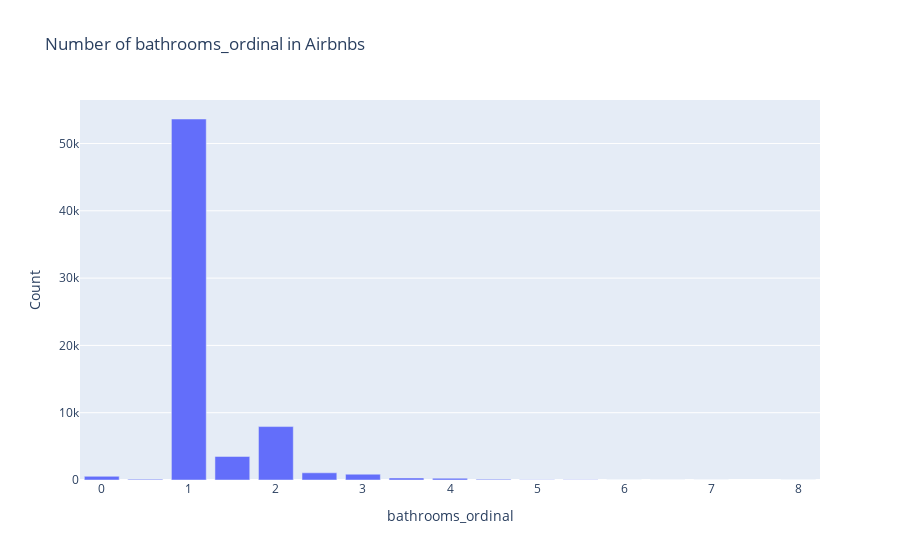
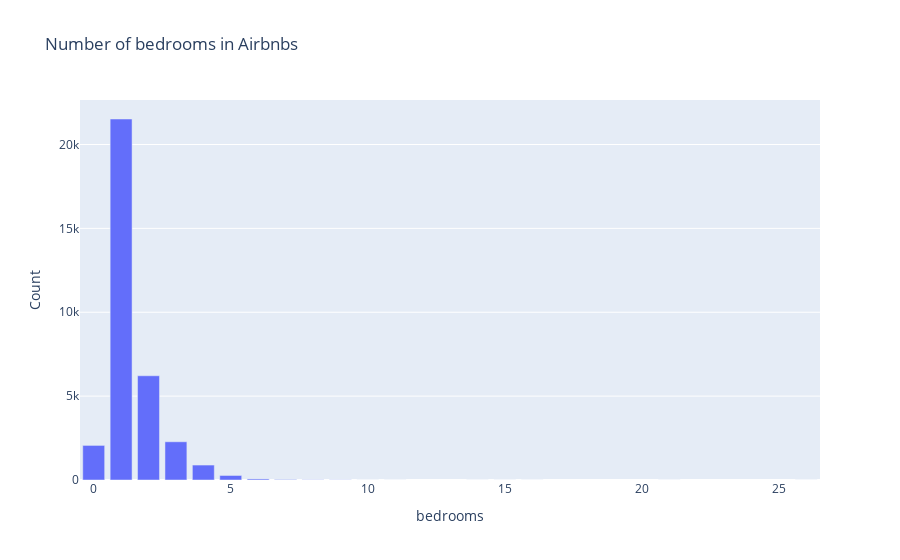
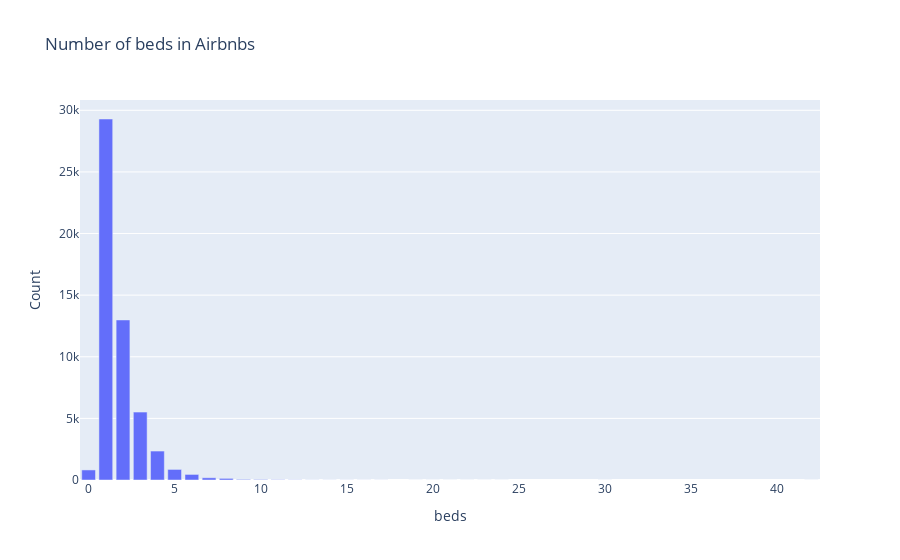
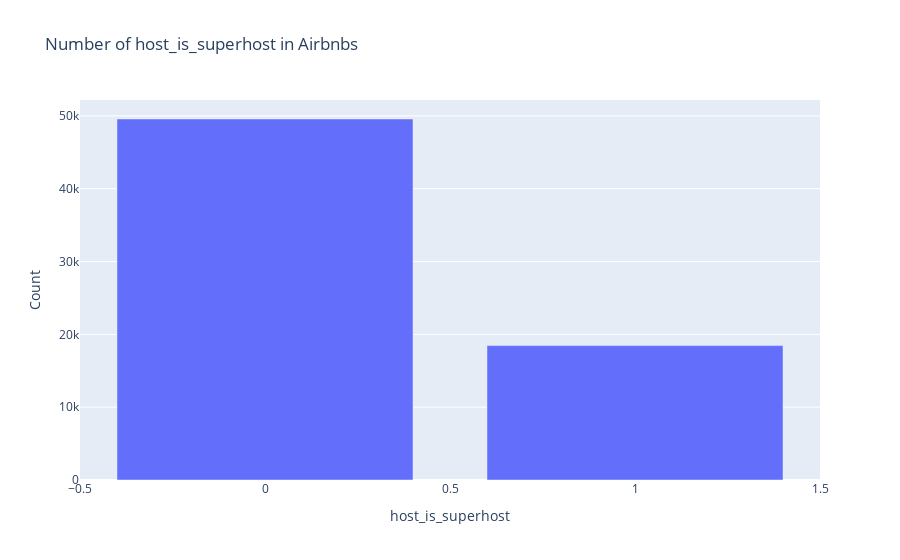

The notebook cell saved with these charts, in order:
### Code cell
feature = ['bathrooms_ordinal', 'bedrooms', 'beds', 'host_is_superhost']

for i in feature:
    feature_counts = correlation_df[i].value_counts().reset_index()
    feature_counts.columns = [i, 'Count']

    # Plot the counts of unique values for 'bathrooms'
    fig_1 = px.bar(feature_counts, x=i, y='Count', title='Number of ' + i + ' in Airbnbs')
    fig_1.update_xaxes(title=i)
    fig_1.update_yaxes(title='Count')
    fig_1.show()

### Figure 1 — Plotly figure (JSON) as saved in the notebook; plotly's stock layout.template omitted (floating-point values rounded to 4 significant figures)
{"data": [{"alignmentgroup": "True", "hovertemplate": "bathrooms_ordinal=%{x}<br>Count=%{y}<extra></extra>", "legendgroup": "", "marker": {"color": "#636efa", "pattern": {"shape": ""}}, "name": "", "offsetgroup": "", "orientation": "v", "showlegend": false, "textposition": "auto", "type": "bar", "x": [1, 2, 1.5, 2.5, 3, 0, 3.5, 4, 0.5, 4.5, 5, 5.5, 6, 8, 6.5, 7], "xaxis": "x", "y": [53643, 7939, 3499, 1068, 862, 547, 300, 263, 117, 109, 38, 20, 14, 10, 8, 4], "yaxis": "y"}], "layout": {"barmode": "relative", "legend": {"tracegroupgap": 0}, "title": {"text": "Number of bathrooms_ordinal in Airbnbs"}, "xaxis": {"anchor": "y", "domain": [0, 1], "title": {"text": "bathrooms_ordinal"}}, "yaxis": {"anchor": "x", "domain": [0, 1], "title": {"text": "Count"}}}}

### Figure 2 — Plotly figure (JSON) as saved in the notebook; plotly's stock layout.template omitted (floating-point values rounded to 4 significant figures)
{"data": [{"alignmentgroup": "True", "hovertemplate": "bedrooms=%{x}<br>Count=%{y}<extra></extra>", "legendgroup": "", "marker": {"color": "#636efa", "pattern": {"shape": ""}}, "name": "", "offsetgroup": "", "orientation": "v", "showlegend": false, "textposition": "auto", "type": "bar", "x": [1, 2, 3, 0, 4, 5, 6, 7, 8, 9, 10, 14, 15, 11, 21, 16, 26], "xaxis": "x", "y": [21520, 6213, 2279, 2062, 891, 270, 63, 26, 12, 10, 2, 1, 1, 1, 1, 1, 1], "yaxis": "y"}], "layout": {"barmode": "relative", "legend": {"tracegroupgap": 0}, "title": {"text": "Number of bedrooms in Airbnbs"}, "xaxis": {"anchor": "y", "domain": [0, 1], "title": {"text": "bedrooms"}}, "yaxis": {"anchor": "x", "domain": [0, 1], "title": {"text": "Count"}}}}

### Figure 3 — Plotly figure (JSON) as saved in the notebook; plotly's stock layout.template omitted (floating-point values rounded to 4 significant figures)
{"data": [{"alignmentgroup": "True", "hovertemplate": "beds=%{x}<br>Count=%{y}<extra></extra>", "legendgroup": "", "marker": {"color": "#636efa", "pattern": {"shape": ""}}, "name": "", "offsetgroup": "", "orientation": "v", "showlegend": false, "textposition": "auto", "type": "bar", "x": [1, 2, 3, 4, 5, 0, 6, 7, 8, 9, 10, 11, 12, 13, 14, 15, 16, 17, 42, 21, 19, 20, 30, 22, 24, 23], "xaxis": "x", "y": [29293, 12987, 5508, 2349, 858, 816, 452, 180, 131, 47, 38, 22, 13, 6, 5, 5, 3, 3, 1, 1, 1, 1, 1, 1, 1, 1], "yaxis": "y"}], "layout": {"barmode": "relative", "legend": {"tracegroupgap": 0}, "title": {"text": "Number of beds in Airbnbs"}, "xaxis": {"anchor": "y", "domain": [0, 1], "title": {"text": "beds"}}, "yaxis": {"anchor": "x", "domain": [0, 1], "title": {"text": "Count"}}}}

### Figure 4 — Plotly figure (JSON) as saved in the notebook; plotly's stock layout.template omitted (floating-point values rounded to 4 significant figures)
{"data": [{"alignmentgroup": "True", "hovertemplate": "host_is_superhost=%{x}<br>Count=%{y}<extra></extra>", "legendgroup": "", "marker": {"color": "#636efa", "pattern": {"shape": ""}}, "name": "", "offsetgroup": "", "orientation": "v", "showlegend": false, "textposition": "auto", "type": "bar", "x": [0, 1], "xaxis": "x", "y": [49575, 18455], "yaxis": "y"}], "layout": {"barmode": "relative", "legend": {"tracegroupgap": 0}, "title": {"text": "Number of host_is_superhost in Airbnbs"}, "xaxis": {"anchor": "y", "domain": [0, 1], "title": {"text": "host_is_superhost"}}, "yaxis": {"anchor": "x", "domain": [0, 1], "title": {"text": "Count"}}}}
